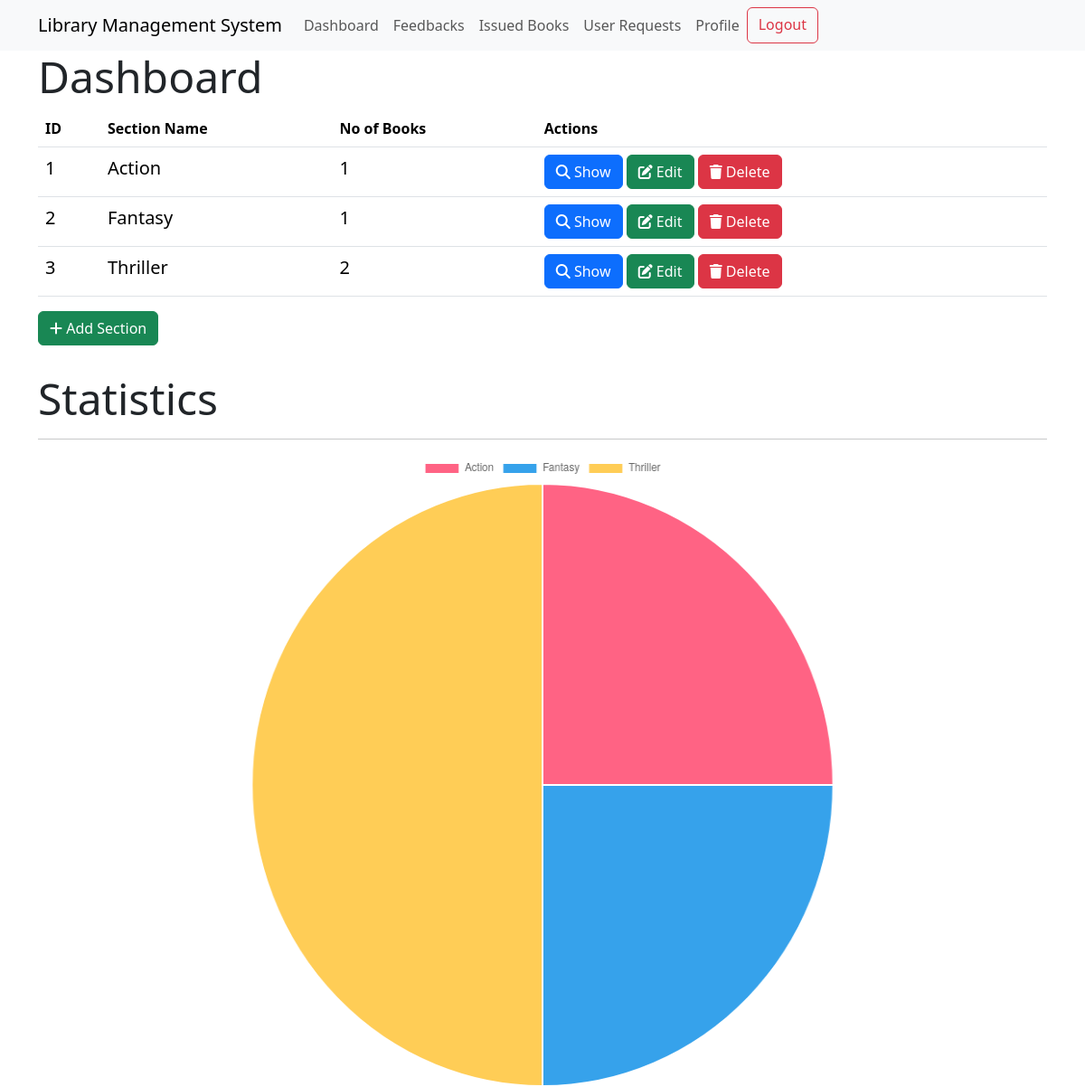
Page /admin (signed in) on the earlier database version.
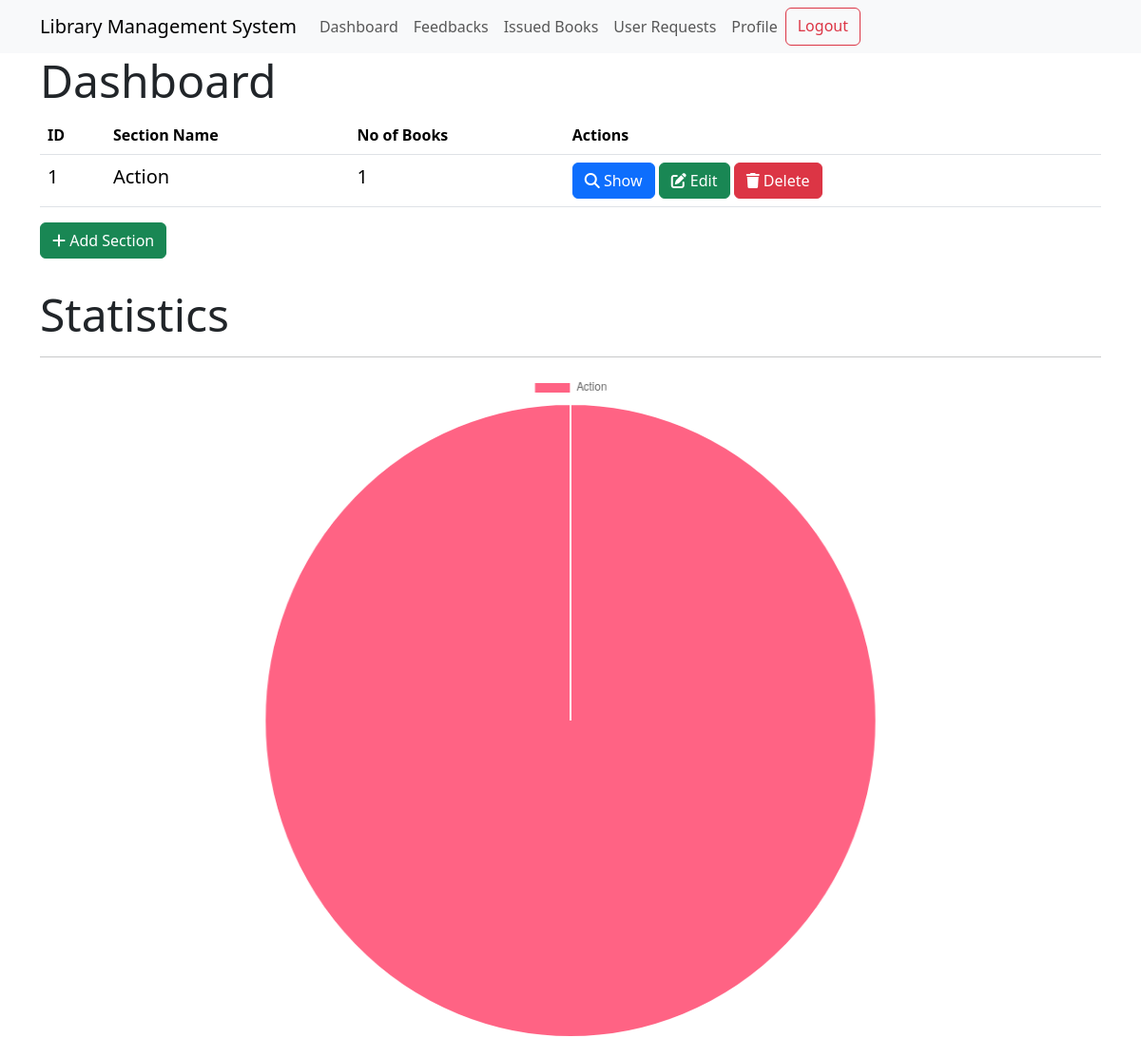
Same page on the later database version.
### models.py (models this page shows)
class Section(db.Model):
    id = db.Column(db.Integer, primary_key=True)
    name = db.Column(db.String(32), nullable=False, unique=True)
    books = db.relationship(
        "Books", backref="section", lazy=True, cascade="all, delete-orphan"
    )

### routes.py (the view)
@app.route("/admin")
@admin_required
def admin():
    sections = Section.query.all()
    section_names = [section.name for section in sections]
    section_sizes = [len(section.books) for section in sections]
    return render_template(
        "admin.html",
        sections=sections,
        section_names=section_names,
        section_sizes=section_sizes,
    )

### routes.py (called while the page is built)
def admin_required(func):
    @wraps(func)
    def inner(*args, **kwargs):
        if "user_id" not in session:
            return redirect(url_for("login"))
        user = User.query.get(session["user_id"])
        if not user.is_admin:
            flash("You are not authorized to access this page")
            return redirect(url_for("index"))
        return func(*args, **kwargs)
    return inner

### templates/admin.html (shortened to what this page needs)
{% extends "layout.html" %}
{% block content %}
<h2 class="display-5">Dashboard</h2>
<table class="table">
    <thead>
        <tr>
            <th>ID</th>
            <th>Section Name</th>
            <th>No of Books</th>
            <th>Actions</th>
        </tr>
    </thead>
    <tbody>
        {% for section in sections %}
        <tr>
            <td class="font">{{section.id}}</td>
            <td class="font">{{section.name}}</td>
            <td class="font">{{section.books|length}}</td>
            <td>
                <a href="{{url_for('show_section', id=section.id)}}" class="btn btn-primary">
                    <i class="fas fa-search"></i>
                    Show
                </a>
                <a href="{{url_for('edit_section', id=section.id)}}" class="btn btn-success">
                    <i class="fas fa-edit"></i>
                    Edit
                </a>
                <a href="{{url_for('delete_section', id=section.id)}}" class="btn btn-danger">
                    <i class="fas fa-trash"></i>
                    Delete
                </a>
            </td>
        </tr>
        {% endfor %}
    </tbody>
</table>
<a href="{{url_for('add_section')}}" class="btn btn-success">
    <i class="fas fa-plus"></i>
    Add Section
</a>
<h2 class="display-5 margin">Statistics</h2>
<hr>
{% endblock %}
{% block script %}
<div>
    <canvas class="container" id="myChart"></canvas>
</div>
<script>
    const ctx = document.getElementById('myChart');
    new Chart(ctx, {
        type: 'pie', // Change the type to 'pie'
        data: {
            labels: {{ section_names | safe }},
        datasets: [{
            label: '# of Products',
            data: {{ section_sizes }},
        backgroundColor: [ // Add backgroundColor for each slice
            'rgb(255, 99, 132)',
            'rgb(54, 162, 235)',
            'rgb(255, 205, 86)'
            // Add more colors as needed
        ],
        hoverOffset: 4
        }]
    },
});
</script>
{% endblock %}

Differences in the rows shown:
removed Section: id "2", name "Fantasy", books|length "1"
removed Section: id "3", name "Thriller", books|length "2"
Other differences:
chart data {{ section_names | safe }}: ['Action', 'Fantasy', 'Thriller'] → ['Action']
chart data {{ section_sizes }}: [1, 1, 2] → [1]
